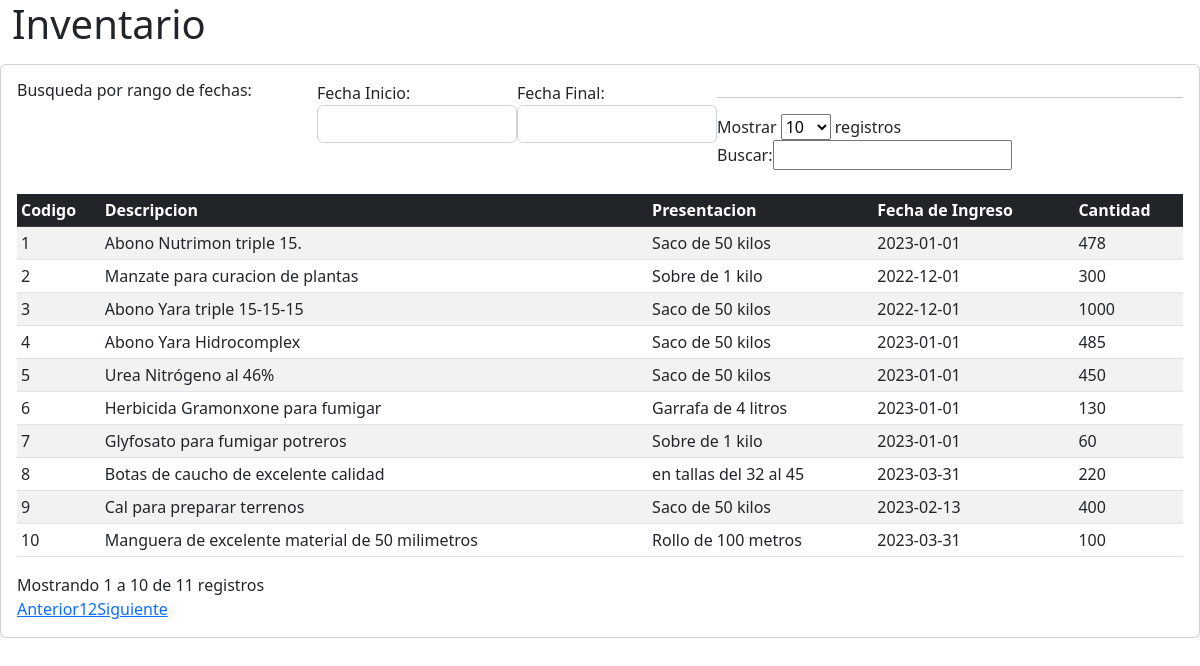
Page /moduloinventario/inventario.php on the committed database.
### tables this page shows
CREATE TABLE `tprod_tme` (
  `tprod_idprod` varchar(30) NOT NULL,
  `tprod_fotopr` longblob NOT NULL,
  `tprod_namepr` varchar(40) NOT NULL,
  `tprod_descpr` text NOT NULL,
  `tprod_prespr` varchar(50) NOT NULL,
  `tprod_precic` double(5,2) NOT NULL,
  `tprod_preciv` double(5,2) NOT NULL,
  `tprod_fechin` date NOT NULL,
  `tprod_fechve` date NOT NULL,
  `tprod_cantpr` float NOT NULL,
  `tprod_fktipp` varchar(40) NOT NULL,
  `tprod_status` varchar(20) NOT NULL DEFAULT '1'
);

### moduloinventario/inventario.php (the view, shortened to what this page needs)
<?php
require_once('conexion.php');
$sql = "SELECT tprod_idprod, tprod_descpr, tprod_prespr, tprod_fechin, tprod_cantpr FROM tprod_tme;";
$productos = $conexion->query($sql);
?>
<!DOCTYPE html>
<html lang="en">
<head>
    <link href="assets/css/bootstrap.min.css" rel="stylesheet">
    <link href="assets/css/all.min.css" rel="stylesheet">
</head>
<body>
<div class="content-wrapper">
    <section class="content-header">
      <div class="container-fluid">
        <div class="row mb-2">
          <div class="col-sm-6">
            <h1>Inventario</h1>
          </div>
        </div>
      </div>
    </section>
    <section class="content">
      <div class="row">
        <div class="col-12">
        <div class="card">
            <div class="data_table card-body table-responsive">
            <style>
#fechas{
  width:200px;
  float: left;
  position: relative;
}
#fechas1{
  width:200px;
  float: left;
  position: relative;
}
#titulo{
  width:300px;
  float: left;
  position: relative;
}
</style>
<form  class="form-inline"  method=""  name="" id="fecha">
      <div id="containerfecha" class="col-xs-10 col-xs-offset-3">
            <h6 id="titulo"><span>Busqueda por rango de fechas:</span></h6>
            <div id="fechas" class="form-group">
            <label for="fecha_inicio">Fecha Inicio:</label>
            <input type="text" class="form-control" name="min" id="min" required>
            </div>
            <div  id="fechas1" class="form-group">
            <label for="fecha_final">Fecha Final:</label>
            <input type="text" class="form-control" name="max" id="max" required>
            </div>
      </div>
</form>
          <hr>
            <table id="example" class="table table-sm table-striped table-hover mt-4">
        <thead class="table-dark">
            <tr>
                <th>Codigo</th>
                <th>Descripcion</th>
                <th>Presentacion</th>
                <th>Fecha de Ingreso</th>
                <th>Cantidad</th>
            </tr>
        </thead>
        <tbody>
        <?php while($row_productos = $productos->fetch_assoc()){ ?>
               <tr>
                 <td><?= $row_productos['tprod_idprod'] ?></td>
                 <td><?= $row_productos['tprod_descpr'] ?></td>
                 <td><?= $row_productos['tprod_prespr'] ?></td>
                 <td><?= $row_productos['tprod_fechin'] ?></td>
                 <td><?= $row_productos['tprod_cantpr'] ?></td>
               </tr>
           <?php } ?>
</tbody>
    </table>
            </div>
          </div>
        </div>
      </div>
    </section>
  </div>
</body>
</html>

### moduloinventario/inventario.php (style rules this page uses)
#fechas { width:200px; float: left; position: relative; }
#fechas1 { width:200px; float: left; position: relative; }
#titulo { width:300px; float: left; position: relative; }

### rows in the picture
tprod_tme: tprod_idprod "1", tprod_descpr "Abono Nutrimon triple 15.", tprod_prespr "Saco de 50 kilos", tprod_fechin "2023-01-01", tprod_cantpr "478"
tprod_tme: tprod_idprod "10", tprod_descpr "Manguera de excelente material de 50 milimetros", tprod_prespr "Rollo de 100 metros", tprod_fechin "2023-03-31", tprod_cantpr "100"
tprod_tme: tprod_idprod "2", tprod_descpr "Manzate para curacion de plantas", tprod_prespr "Sobre de 1 kilo", tprod_fechin "2022-12-01", tprod_cantpr "300"
tprod_tme: tprod_idprod "3", tprod_descpr "Abono Yara triple 15-15-15", tprod_prespr "Saco de 50 kilos", tprod_fechin "2022-12-01", tprod_cantpr "1000"
tprod_tme: tprod_idprod "4", tprod_descpr "Abono Yara Hidrocomplex", tprod_prespr "Saco de 50 kilos", tprod_fechin "2023-01-01", tprod_cantpr "485"
tprod_tme: tprod_idprod "5", tprod_descpr "Urea Nitrógeno al 46%", tprod_prespr "Saco de 50 kilos", tprod_fechin "2023-01-01", tprod_cantpr "450"
tprod_tme: tprod_idprod "6", tprod_descpr "Herbicida Gramonxone para fumigar", tprod_prespr "Garrafa de 4 litros", tprod_fechin "2023-01-01", tprod_cantpr "130"
tprod_tme: tprod_idprod "7", tprod_descpr "Glyfosato para fumigar potreros", tprod_prespr "Sobre de 1 kilo", tprod_fechin "2023-01-01", tprod_cantpr "60"
tprod_tme: tprod_idprod "8", tprod_descpr "Botas de caucho de excelente calidad", tprod_prespr "en tallas del 32 al 45", tprod_fechin "2023-03-31", tprod_cantpr "220"
tprod_tme: tprod_idprod "9", tprod_descpr "Cal para preparar terrenos", tprod_prespr "Saco de 50 kilos", tprod_fechin "2023-02-13", tprod_cantpr "400"
